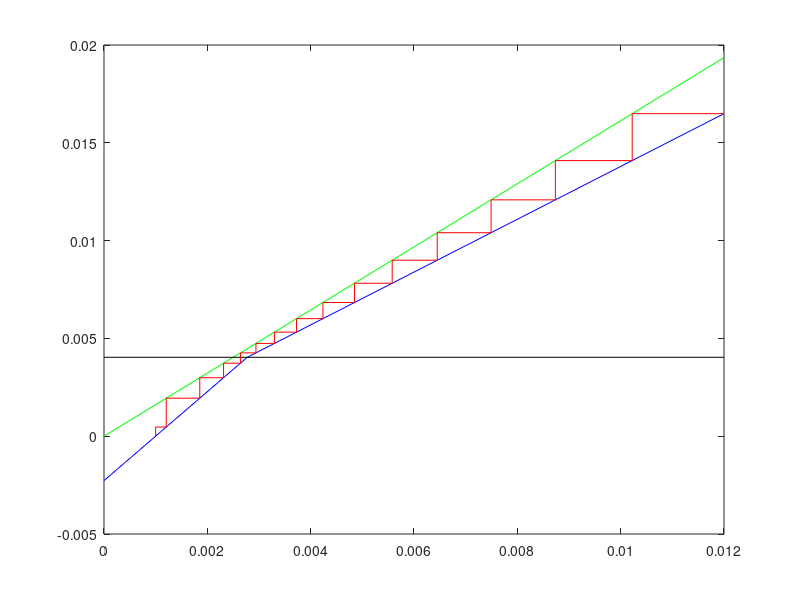

MATLAB code to generate this figure:

%McCabe-Thiele Diagram Maker
%Creates McCabe-Thiele Diagrams based on input values
%author: Jean-David Rousseau
%version 1.0
%since July 3rd 2019


%set up x-axis
x_initial=0.012;
x_scale=[0 x_initial];

%initial y later replaced by mass balance equation to find it
y_initial=0.01649;

%Equilibrium idk where the values are, yolo
slope_eq=1.613;
intercept_eq=0;

equilibrium=slope_eq*x_scale+intercept_eq;

%Operating line values
slope_top_operating_line= 1.35;
intercept_top_operating_line=0.00029;
slope_bottom_operating_line= 2.273;
intercept_bottom_operating_line=-0.00227;

%Find Intercept between lines
line_intersect_x=(intercept_top_operating_line-intercept_bottom_operating_line)/(slope_bottom_operating_line-slope_top_operating_line);
line_intersect_y=slope_bottom_operating_line*line_intersect_x+intercept_bottom_operating_line;

%Use this intercept as a cutoff
x_top = [line_intersect_x x_initial];
x_bottom = [0 line_intersect_x];

%Finally construct our 2 feed lines
top_operating_line=slope_top_operating_line*x_top+intercept_top_operating_line;
bottom_operating_line=slope_bottom_operating_line*x_bottom+intercept_bottom_operating_line;


%McCabe Thiele diagram lines between lines
%start at y_initial, finish at 0
%eq_count tracks the number of steps?
%points holds all the points that touch the lines
eq_count = 0;
xx = x_initial;
yy = y_initial;
points=[xx,yy];
point=[];

while(yy>0)
    %save the previous values in case of partial step
    prev_x=xx;
    prev_y=yy;
    %go to equilibrium
    xx=(yy-intercept_eq)/slope_eq;
    
    %save point and wait(add to points matrix)
    point=[xx,yy];
    
    %go to Operating line
    if (xx>line_intersect_x)
        yy = slope_top_operating_line*xx+intercept_top_operating_line;
    else
        yy = slope_bottom_operating_line*xx+intercept_bottom_operating_line;
    end
    
    
    
    if(yy<0)
        %we need partial step if yy<0
        yy=prev_y;
        if(line_intersect_y > 0)
            %intersect above zero, use bottom
            zero_intersect_x=-intercept_bottom_operating_line/slope_bottom_operating_line;
        else
            %intersect above zero, use top
            zero_intersect_x=-intercept_top_operating_line/slope_top_operating_line;
        end
        %save the last two points
        point=[zero_intersect_x,yy];
        points=[points;point];
        point=[zero_intersect_x,0];
        points=[points;point];
        %increment value by proportion
        %xx is still moved to eq, prev x is on OPline
        eq_count=eq_count+((prev_x-zero_intersect_x)/(prev_x-xx));
        %exit loop
        break
    
    
    else
        %continue normally
        %save point and add to points matrix
        points=[points;point];
        point=[xx,yy];
        points=[points;point];
    
        %step successful
        eq_count=eq_count+1;
    end
end



%Plot 3 lines
figure
hold off
plot(x_scale,equilibrium,'g',x_top,top_operating_line,'b',x_bottom,bottom_operating_line,'b', x_scale, line_intersect_y*ones(size(x_scale)),'k')

%Pre-Plot McCabe Thiele diagram lines 
%Constructing each line requires 2 points
xx=1;
[m,n]=size(points);%m is number of points
two_points=[0 0;0 0];
end_points=[0 0];
is_horizontal=true;

while(xx<m)
    if(is_horizontal)
        %horizontal
        end_points=[points(xx,1) points(xx+1,1)];
        line_value = points(xx,2);
        hold on
        plot(end_points,line_value*ones(size(end_points)),'r')
        is_horizontal=false;
    else
        %vertical
        end_points=[points(xx,2) points(xx+1,2)];
        line_value = points(xx,1);
        hold on
        plot(line_value*ones(size(end_points)),end_points,'r')
        is_horizontal=true;
    end
    xx=xx+1;
end